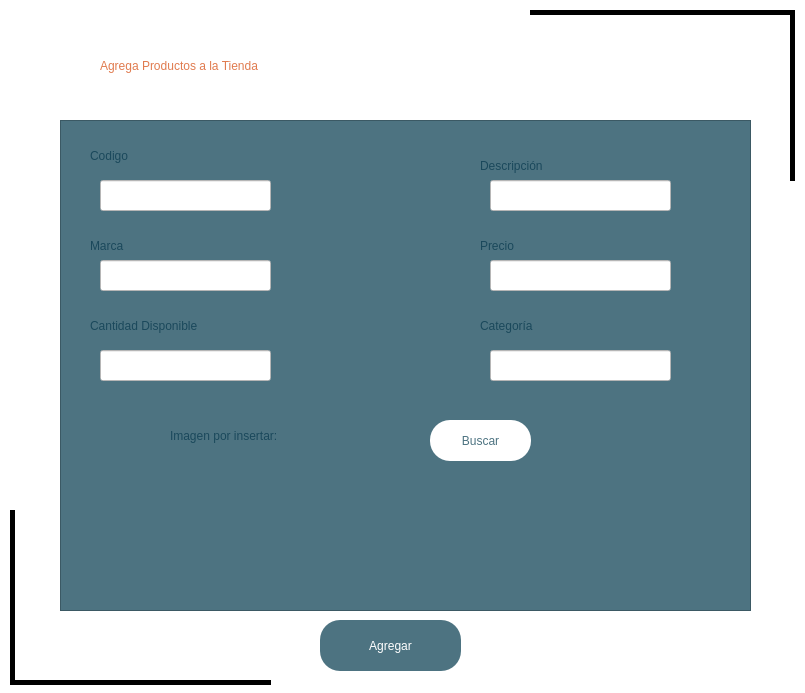
<?xml version="1.0" encoding="UTF-8"?>
<ui version="4.0">
 <class>Form</class>
 <widget class="QWidget" name="Form">
  <property name="geometry">
   <rect>
    <x>0</x>
    <y>0</y>
    <width>805</width>
    <height>693</height>
   </rect>
  </property>
  <property name="windowTitle">
   <string>Form</string>
  </property>
  <property name="styleSheet">
   <string notr="true">background-color: rgb(255, 255, 255);</string>
  </property>
  <widget class="QLineEdit" name="lineEdit_3">
   <property name="geometry">
    <rect>
     <x>100</x>
     <y>260</y>
     <width>171</width>
     <height>31</height>
    </rect>
   </property>
   <property name="styleSheet">
    <string notr="true">color: rgb(0, 0, 0);
background-color: rgb(255, 255, 255);
font: 700 11pt &quot;Segoe UI&quot;;</string>
   </property>
  </widget>
  <widget class="QLineEdit" name="lineEdit_4">
   <property name="geometry">
    <rect>
     <x>490</x>
     <y>260</y>
     <width>181</width>
     <height>31</height>
    </rect>
   </property>
   <property name="styleSheet">
    <string notr="true">color: rgb(0, 0, 0);
background-color: rgb(255, 255, 255);
font: 700 11pt &quot;Segoe UI&quot;;</string>
   </property>
  </widget>
  <widget class="QPushButton" name="pushButton_2">
   <property name="geometry">
    <rect>
     <x>320</x>
     <y>620</y>
     <width>141</width>
     <height>51</height>
    </rect>
   </property>
   <property name="styleSheet">
    <string notr="true">font: 16pt &quot;MS Shell Dlg 2&quot;;
background-color: rgb(77, 115, 129);
border-radius:20px;
color: white ;</string>
   </property>
   <property name="text">
    <string>Agregar</string>
   </property>
  </widget>
  <widget class="QLabel" name="label_10">
   <property name="geometry">
    <rect>
     <x>100</x>
     <y>40</y>
     <width>671</width>
     <height>51</height>
    </rect>
   </property>
   <property name="styleSheet">
    <string notr="true">color: rgb(224, 123, 79);
font: 30pt &quot;Showcard Gothic&quot;;</string>
   </property>
   <property name="text">
    <string>Agrega Productos a la Tienda</string>
   </property>
  </widget>
  <widget class="Line" name="line_5">
   <property name="geometry">
    <rect>
     <x>530</x>
     <y>10</y>
     <width>261</width>
     <height>5</height>
    </rect>
   </property>
   <property name="maximumSize">
    <size>
     <width>16777215</width>
     <height>5</height>
    </size>
   </property>
   <property name="styleSheet">
    <string notr="true">background-color: rgb(0, 0, 0);</string>
   </property>
   <property name="orientation">
    <enum>Qt::Horizontal</enum>
   </property>
  </widget>
  <widget class="Line" name="line_8">
   <property name="geometry">
    <rect>
     <x>790</x>
     <y>10</y>
     <width>5</width>
     <height>171</height>
    </rect>
   </property>
   <property name="maximumSize">
    <size>
     <width>5</width>
     <height>16777215</height>
    </size>
   </property>
   <property name="styleSheet">
    <string notr="true">background-color: rgb(0, 0, 0);</string>
   </property>
   <property name="orientation">
    <enum>Qt::Vertical</enum>
   </property>
  </widget>
  <widget class="Line" name="line_6">
   <property name="geometry">
    <rect>
     <x>10</x>
     <y>680</y>
     <width>261</width>
     <height>5</height>
    </rect>
   </property>
   <property name="maximumSize">
    <size>
     <width>16777215</width>
     <height>5</height>
    </size>
   </property>
   <property name="styleSheet">
    <string notr="true">background-color: rgb(0, 0, 0);</string>
   </property>
   <property name="orientation">
    <enum>Qt::Horizontal</enum>
   </property>
  </widget>
  <widget class="Line" name="line_9">
   <property name="geometry">
    <rect>
     <x>10</x>
     <y>510</y>
     <width>5</width>
     <height>171</height>
    </rect>
   </property>
   <property name="maximumSize">
    <size>
     <width>5</width>
     <height>16777215</height>
    </size>
   </property>
   <property name="styleSheet">
    <string notr="true">background-color: rgb(0, 0, 0);</string>
   </property>
   <property name="orientation">
    <enum>Qt::Vertical</enum>
   </property>
  </widget>
  <widget class="QFrame" name="frame">
   <property name="geometry">
    <rect>
     <x>60</x>
     <y>120</y>
     <width>691</width>
     <height>491</height>
    </rect>
   </property>
   <property name="styleSheet">
    <string notr="true">background-color: rgb(77, 115, 129);</string>
   </property>
   <property name="frameShape">
    <enum>QFrame::StyledPanel</enum>
   </property>
   <property name="frameShadow">
    <enum>QFrame::Raised</enum>
   </property>
   <widget class="QLabel" name="label_12">
    <property name="geometry">
     <rect>
      <x>30</x>
      <y>190</y>
      <width>231</width>
      <height>31</height>
     </rect>
    </property>
    <property name="styleSheet">
     <string notr="true">font: 22pt &quot;Tw Cen MT Condensed Extra Bold&quot;;
color: rgb(26, 72, 91);
</string>
    </property>
    <property name="text">
     <string>Cantidad Disponible</string>
    </property>
   </widget>
   <widget class="QLabel" name="label_11">
    <property name="geometry">
     <rect>
      <x>30</x>
      <y>110</y>
      <width>131</width>
      <height>31</height>
     </rect>
    </property>
    <property name="styleSheet">
     <string notr="true">font: 22pt &quot;Tw Cen MT Condensed Extra Bold&quot;;
color: rgb(26, 72, 91);
</string>
    </property>
    <property name="text">
     <string>Marca</string>
    </property>
   </widget>
   <widget class="QLabel" name="label_9">
    <property name="geometry">
     <rect>
      <x>30</x>
      <y>20</y>
      <width>131</width>
      <height>31</height>
     </rect>
    </property>
    <property name="styleSheet">
     <string notr="true">font: 22pt &quot;Tw Cen MT Condensed Extra Bold&quot;;
color: rgb(26, 72, 91);
</string>
    </property>
    <property name="text">
     <string>Codigo</string>
    </property>
   </widget>
   <widget class="QLabel" name="label_13">
    <property name="geometry">
     <rect>
      <x>420</x>
      <y>30</y>
      <width>161</width>
      <height>31</height>
     </rect>
    </property>
    <property name="styleSheet">
     <string notr="true">font: 22pt &quot;Tw Cen MT Condensed Extra Bold&quot;;
color: rgb(26, 72, 91);
</string>
    </property>
    <property name="text">
     <string>Descripción</string>
    </property>
   </widget>
   <widget class="QLabel" name="label_14">
    <property name="geometry">
     <rect>
      <x>420</x>
      <y>110</y>
      <width>141</width>
      <height>31</height>
     </rect>
    </property>
    <property name="styleSheet">
     <string notr="true">font: 22pt &quot;Tw Cen MT Condensed Extra Bold&quot;;
color: rgb(26, 72, 91);
</string>
    </property>
    <property name="text">
     <string>Precio</string>
    </property>
   </widget>
   <widget class="QLabel" name="label_15">
    <property name="geometry">
     <rect>
      <x>420</x>
      <y>190</y>
      <width>151</width>
      <height>31</height>
     </rect>
    </property>
    <property name="styleSheet">
     <string notr="true">font: 22pt &quot;Tw Cen MT Condensed Extra Bold&quot;;
color: rgb(26, 72, 91);
</string>
    </property>
    <property name="text">
     <string>Categoría</string>
    </property>
   </widget>
   <widget class="QLabel" name="label_16">
    <property name="geometry">
     <rect>
      <x>110</x>
      <y>300</y>
      <width>231</width>
      <height>31</height>
     </rect>
    </property>
    <property name="styleSheet">
     <string notr="true">font: 22pt &quot;Tw Cen MT Condensed Extra Bold&quot;;
color: rgb(26, 72, 91);
</string>
    </property>
    <property name="text">
     <string>Imagen por insertar:</string>
    </property>
   </widget>
   <widget class="QPushButton" name="pushButton">
    <property name="geometry">
     <rect>
      <x>370</x>
      <y>300</y>
      <width>101</width>
      <height>41</height>
     </rect>
    </property>
    <property name="styleSheet">
     <string notr="true">font: 16pt &quot;MS Shell Dlg 2&quot;;
background-color: rgb(255, 255, 255);
border-radius:20px;
color: rgb(77, 115, 129);
border-color: rgb(77, 115, 129);</string>
    </property>
    <property name="text">
     <string>Buscar</string>
    </property>
   </widget>
   <widget class="QLabel" name="label_8">
    <property name="geometry">
     <rect>
      <x>260</x>
      <y>350</y>
      <width>151</width>
      <height>121</height>
     </rect>
    </property>
    <property name="text">
     <string/>
    </property>
    <property name="scaledContents">
     <bool>true</bool>
    </property>
   </widget>
   <widget class="QLineEdit" name="lineEdit_6">
    <property name="geometry">
     <rect>
      <x>430</x>
      <y>230</y>
      <width>181</width>
      <height>31</height>
     </rect>
    </property>
    <property name="styleSheet">
     <string notr="true">color: rgb(0, 0, 0);
background-color: rgb(255, 255, 255);
font: 700 11pt &quot;Segoe UI&quot;;</string>
    </property>
   </widget>
   <widget class="QLineEdit" name="lineEdit_5">
    <property name="geometry">
     <rect>
      <x>40</x>
      <y>230</y>
      <width>171</width>
      <height>31</height>
     </rect>
    </property>
    <property name="styleSheet">
     <string notr="true">color: rgb(0, 0, 0);
background-color: rgb(255, 255, 255);
font: 700 11pt &quot;Segoe UI&quot;;</string>
    </property>
   </widget>
   <widget class="QLineEdit" name="lineEdit">
    <property name="geometry">
     <rect>
      <x>40</x>
      <y>60</y>
      <width>171</width>
      <height>31</height>
     </rect>
    </property>
    <property name="styleSheet">
     <string notr="true">color: rgb(0, 0, 0);
background-color: rgb(255, 255, 255);
font: 700 11pt &quot;Segoe UI&quot;;</string>
    </property>
   </widget>
   <widget class="QLineEdit" name="lineEdit_2">
    <property name="geometry">
     <rect>
      <x>430</x>
      <y>60</y>
      <width>181</width>
      <height>31</height>
     </rect>
    </property>
    <property name="styleSheet">
     <string notr="true">color: rgb(0, 0, 0);
background-color: rgb(255, 255, 255);
font: 700 11pt &quot;Segoe UI&quot;;</string>
    </property>
   </widget>
  </widget>
  <zorder>frame</zorder>
  <zorder>lineEdit_3</zorder>
  <zorder>lineEdit_4</zorder>
  <zorder>pushButton_2</zorder>
  <zorder>label_10</zorder>
  <zorder>line_5</zorder>
  <zorder>line_8</zorder>
  <zorder>line_6</zorder>
  <zorder>line_9</zorder>
 </widget>
 <resources/>
 <connections/>
</ui>
